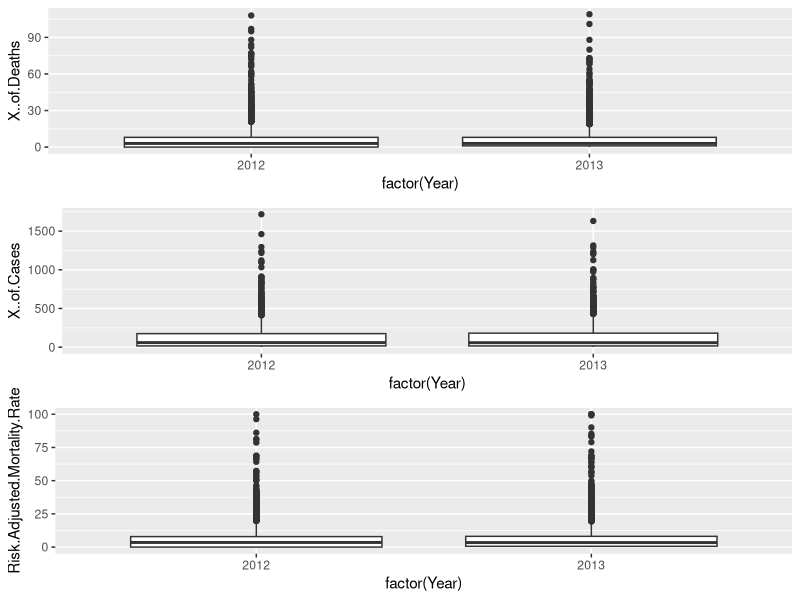
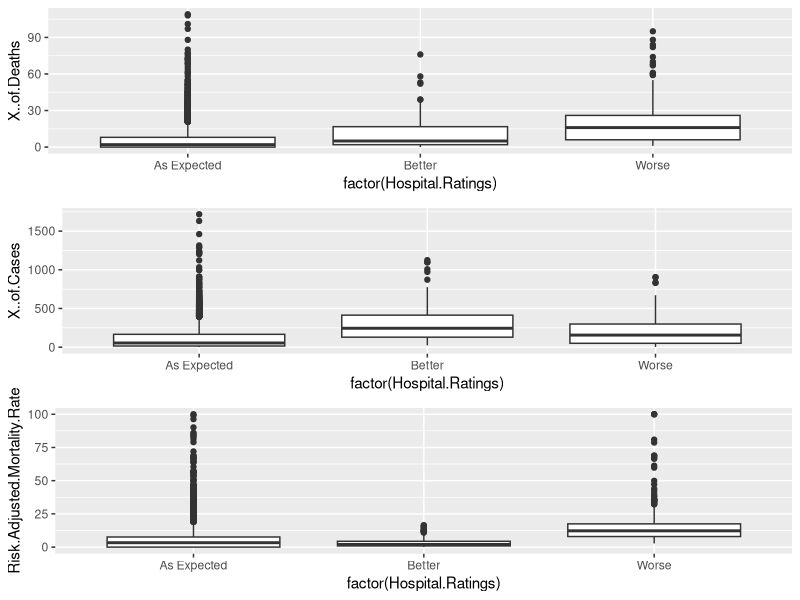
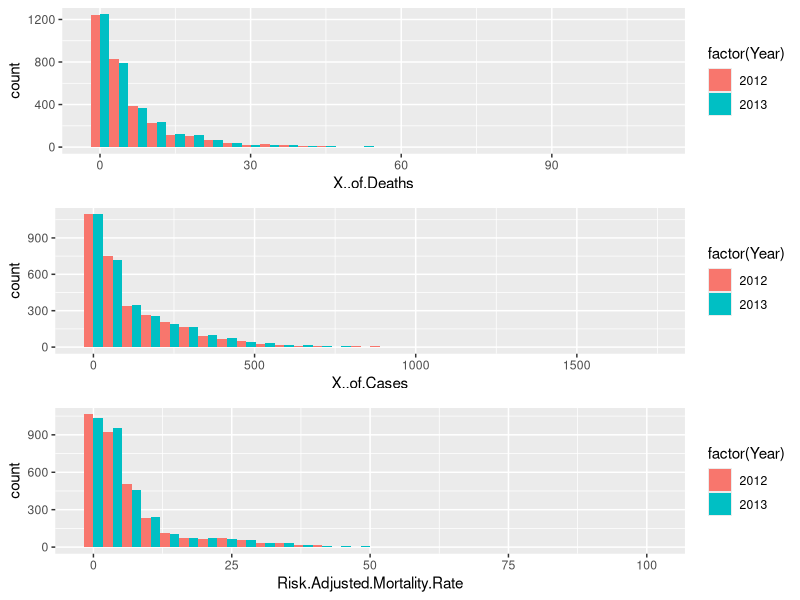
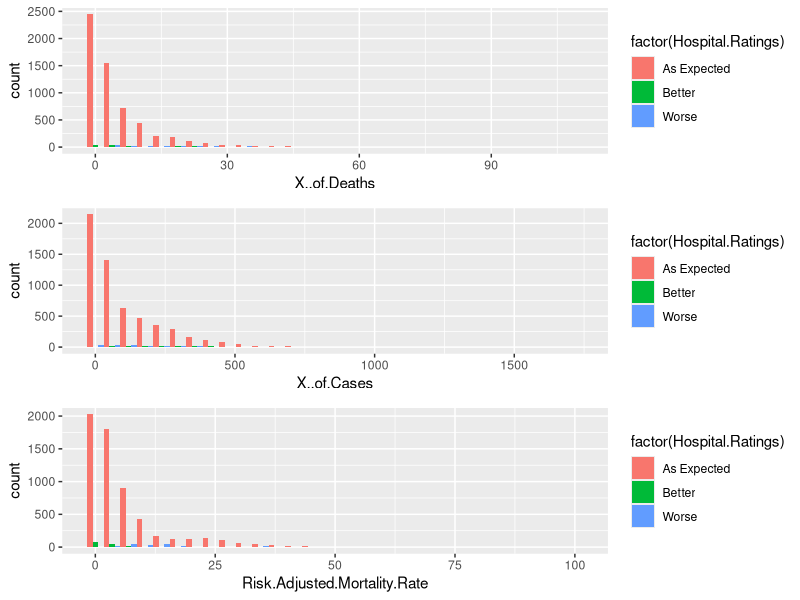
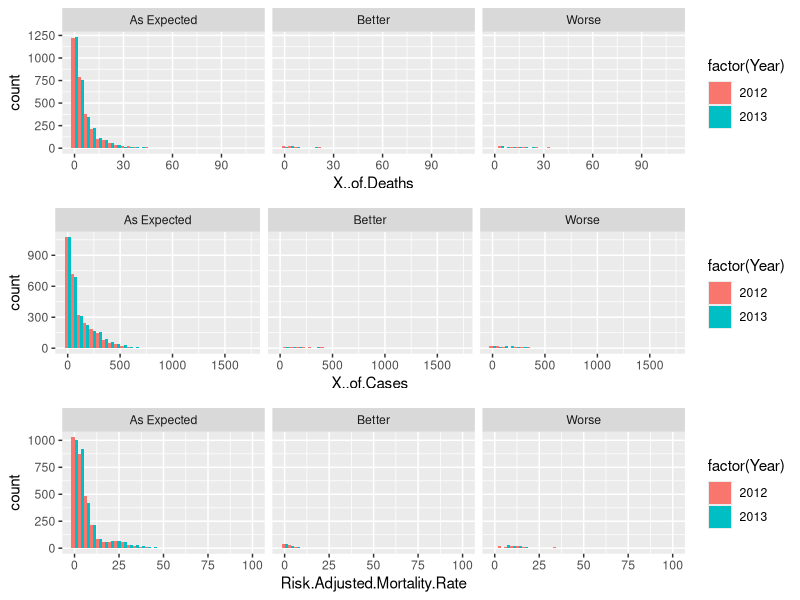

Reproduce these figures in R, in order.
## ---- chunk 1
#install.packages("dplyr")
#install.packages("tidyr")
#install.packages("ggplot2")
#install.packages("gridExtra")
require(dplyr)
require(tidyr)
require(ggplot2)
require(gridExtra)
## ---- chunk 2
data <- read.csv("California_Hospital_Inpatient_Mortality_Rates_and_Quality_Ratings__2012-2013.csv",sep=",",header=TRUE)
df <- tbl_df(data)
glimpse(df)
## ---- chunk 3
summary(df$Hospital.Ratings)
## ---- chunk 4
summary(df$Procedure.Condition)
## ---- chunk 5
p1 <- ggplot(df,aes(factor(Year),X..of.Deaths))+
  geom_boxplot()

p2 <- ggplot(df,aes(factor(Year),X..of.Cases))+
  geom_boxplot()

p3 <- ggplot(df,aes(factor(Year),Risk.Adjusted.Mortality.Rate))+
  geom_boxplot()

grid.arrange(p1, p2, p3, ncol=1)

summary(df$Risk.Adjusted.Mortality.Rate)
summary(df$X..of.Deaths)
summary(df$X..of.Cases)
## ---- chunk 6
p1 <- ggplot(df,aes(factor(Hospital.Ratings),X..of.Deaths))+
  geom_boxplot()

p2 <- ggplot(df,aes(factor(Hospital.Ratings),X..of.Cases))+
  geom_boxplot()

p3 <- ggplot(df,aes(factor(Hospital.Ratings),Risk.Adjusted.Mortality.Rate))+
  geom_boxplot()

grid.arrange(p1, p2, p3, ncol=1)
## ---- chunk 7
p1 <- ggplot(df,aes(X..of.Deaths,fill=factor(Year)))+
  geom_histogram(position="dodge")

p2 <- ggplot(df,aes(X..of.Cases,fill=factor(Year)))+
  geom_histogram(position="dodge")

p3 <- ggplot(df,aes(Risk.Adjusted.Mortality.Rate,fill=factor(Year)))+
  geom_histogram(position="dodge")

grid.arrange(p1, p2, p3, ncol=1)
## ---- chunk 8
p4 <- ggplot(df,aes(X..of.Deaths,fill=factor(Hospital.Ratings)))+
  geom_histogram(position="dodge")

p5 <- ggplot(df,aes(X..of.Cases,fill=factor(Hospital.Ratings)))+
  geom_histogram(position="dodge")

p6 <- ggplot(df,aes(Risk.Adjusted.Mortality.Rate,fill=factor(Hospital.Ratings)))+
  geom_histogram(position="dodge")

grid.arrange(p4, p5, p6, ncol=1)
## ---- chunk 9
p4 <- ggplot(df,aes(X..of.Deaths,fill=factor(Year)))+
  geom_histogram(position="dodge")+
  facet_grid(". ~ Hospital.Ratings")

p5 <- ggplot(df,aes(X..of.Cases,fill=factor(Year)))+
  geom_histogram(position="dodge")+
  facet_grid(". ~ Hospital.Ratings")

p6 <- ggplot(df,aes(Risk.Adjusted.Mortality.Rate,fill=factor(Year)))+
  geom_histogram(position="dodge")+
  facet_grid(". ~ Hospital.Ratings")

grid.arrange(p4, p5, p6, ncol=1)
